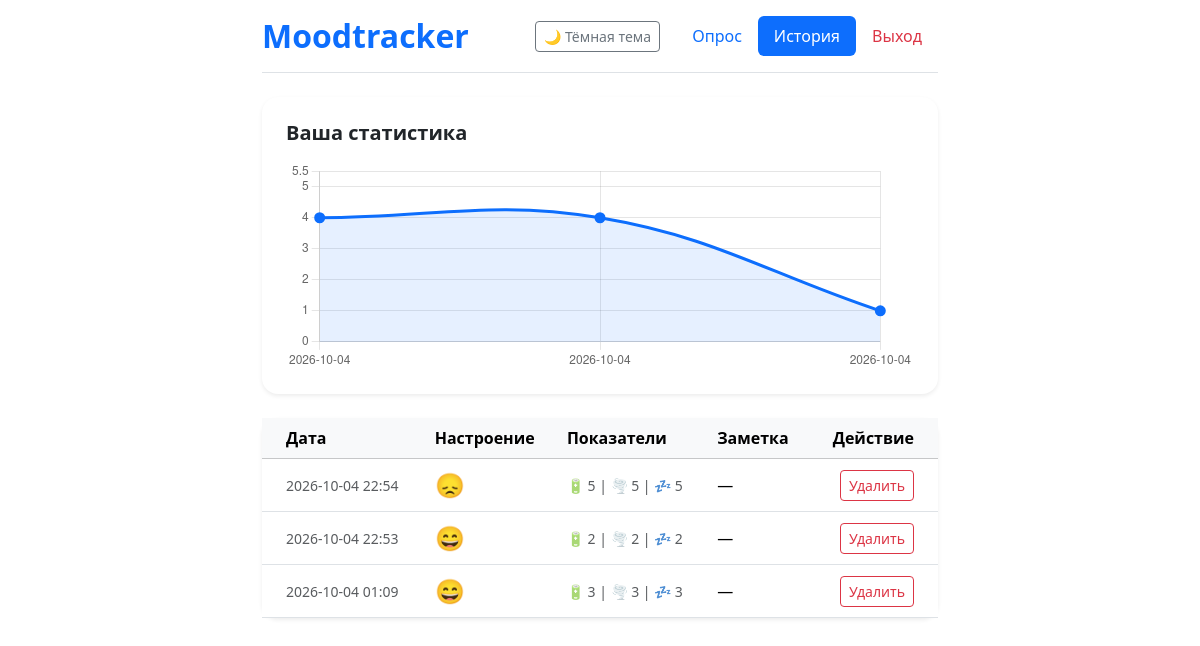
The page /history (signed in) on the database its author committed.
### app.py (models this page shows)
class Mood(db.Model):
    id = db.Column(db.Integer, primary_key=True)
    user_id = db.Column(db.Integer, db.ForeignKey('user.id'), nullable=False)
    date = db.Column(db.String(20), nullable=False, default=lambda: datetime.now().strftime('%Y-%m-%d %H:%M'))
    level = db.Column(db.Integer, nullable=False)
    stress = db.Column(db.Integer, default=3)
    sleep = db.Column(db.Integer, default=3)
    energy = db.Column(db.Integer, default=3)
    note = db.Column(db.String(500), nullable=True)
    image = db.Column(db.String(255), nullable=True)

### app.py (the view)
@app.route('/history')
@login_required
def history():
    moods = Mood.query.filter_by(user_id=current_user.id).order_by(Mood.date.desc()).all()
    return render_template('history.html', moods=moods, emojis=EMOJIS)

### app.py (called while the page is built)
@login_manager.user_loader
def load_user(user_id):
    return User.query.get(int(user_id))

### templates/history.html
{% extends 'base.html' %}
{% block content %}
<div class="card shadow-sm mb-4 border-0 rounded-4">
    <div class="card-body p-4">
        <h5 class="card-title fw-bold mb-3">Ваша статистика</h5>
        <canvas id="moodChart" height="100"></canvas>
    </div>
</div>
<div class="card shadow-sm border-0 rounded-4">
    <div class="card-body p-0">
        <div class="table-responsive">
            <table class="table table-hover align-middle mb-0">
                <thead class="table-light">
                    <tr>
                        <th class="ps-4">Дата</th>
                        <th>Настроение</th>
                        <th>Показатели</th>
                        <th>Заметка</th>
                        <th class="text-end pe-4">Действие</th>
                    </tr>
                </thead>
                <tbody>
                    {% for mood in moods %}
                    <tr>
                        <td class="ps-4 text-nowrap"><small class="text-muted">{{ mood.date }}</small></td>
                        <td><span class="fs-4">{{ emojis[mood.level] }}</span></td>
                        <td>
                            <div class="small text-muted text-nowrap">
                                🔋 {{ mood.energy }} | 🌪️ {{ mood.stress }} | 💤 {{ mood.sleep }}
                            </div>
                        </td>
                        <td class="text-break">{{ mood.note or '—' }}</td>
                        <td class="text-end pe-4">
                            <a href="/delete/{{ mood.id }}" class="btn btn-sm btn-outline-danger" onclick="return confirm('Точно удалить?')">Удалить</a>
                        </td>
                    </tr>
                    {% else %}
                    <tr><td colspan="5" class="text-center text-muted py-5">Записей пока нет. Пройдите опрос на главной!</td></tr>
                    {% endfor %}
                </tbody>
            </table>
        </div>
    </div>
</div>
<script>
    const labels = [
        {% for mood in moods[::-1] %} "{{ mood.date.split(' ')[0] }}", {% endfor %}
    ];
    const moodData = [
        {% for mood in moods[::-1] %} {{ mood.level }}, {% endfor %}
    ];
    if (moodData.length > 0) {
        const ctx = document.getElementById('moodChart').getContext('2d');
        new Chart(ctx, {
            type: 'line',
            data: {
                labels: labels,
                datasets: [{
                    label: 'Общее настроение (1-5)',
                    data: moodData,
                    borderColor: '#0d6efd',
                    backgroundColor: 'rgba(13, 110, 253, 0.1)',
                    borderWidth: 3,
                    tension: 0.4,
                    fill: true,
                    pointBackgroundColor: '#0d6efd',
                    pointRadius: 4
                }]
            },
            options: {
                responsive: true,
                scales: {
                    y: { min: 0, max: 5.5, ticks: { stepSize: 1 } }
                },
                plugins: {
                    legend: { display: false }
                }
            }
        });
    } else {
        document.getElementById('moodChart').outerHTML = '<p class="text-muted text-center py-4">Добавьте данные, чтобы увидеть график.</p>';
    }
</script>
{% endblock %}

### templates/base.html (shortened to what this page needs)
<!DOCTYPE html>
<html lang="ru" data-bs-theme="light">
<head>
    <link href="https://cdn.jsdelivr.net/npm/bootstrap@5.3.3/dist/css/bootstrap.min.css" rel="stylesheet">
    <link rel="stylesheet" type="text/css" href="{{ url_for('static', filename='style/index.css') }}" />
</head>
<body>
    <div class="container py-3" style="max-width: 700px;">
        <header class="d-flex justify-content-between align-items-center mb-4 pb-3 border-bottom">
            <h2 class="m-0 text-primary fw-bold">Moodtracker</h2>
            <div class="d-flex align-items-center gap-3">
                <button id="themeToggle" class="btn btn-outline-secondary btn-sm">🌙 Тёмная тема</button>
                {% if current_user.is_authenticated %}
                <nav class="nav nav-pills">
                    <a href="/" class="nav-link {{ 'active' if request.path == '/' }}">Опрос</a>
                    <a href="/history" class="nav-link {{ 'active' if request.path == '/history' }}">История</a>
                    <a href="/logout" class="nav-link text-danger">Выход</a>
                </nav>
                {% endif %}
            </div>
        </header>
        {% block content %}{% endblock %}
    </div>
</body>
</html>

### static/style/index.css (style rules this page uses)
header { display: flex; justify-content: space-around; align-items: center; }
body { max-width: 700px; margin: 0 auto; }

### rows shown on the page
Mood: date "2026-10-04 22:54", level "😞", energy "5", stress "5", sleep "5", note "—"
Mood: date "2026-10-04 22:53", level "😄", energy "2", stress "2", sleep "2", note "—"
Mood: date "2026-10-04 01:09", level "😄", energy "3", stress "3", sleep "3", note "—"

### other values the page prints
chart data {{ mood.date.split(' ')[0] }} 2026-10-04, 2026-10-04, 2026-10-04
chart data {{ mood.level }} 4, 4, 1
